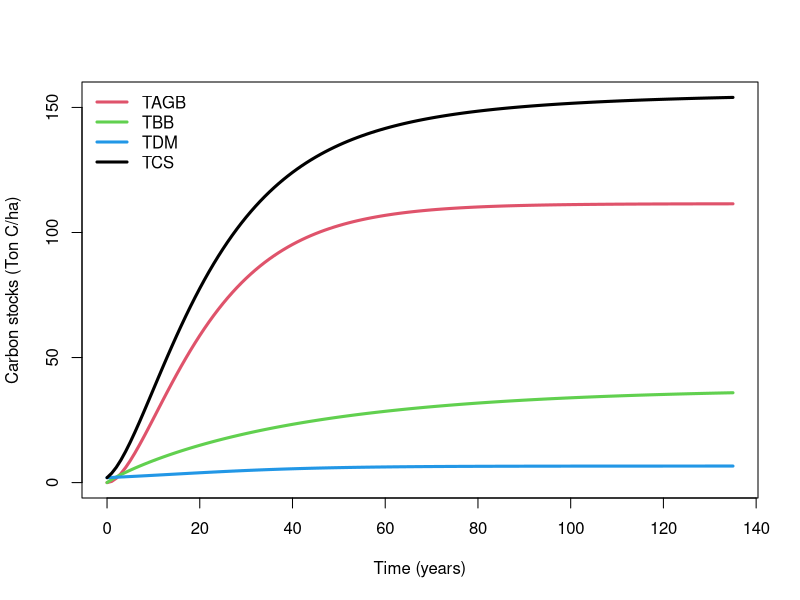
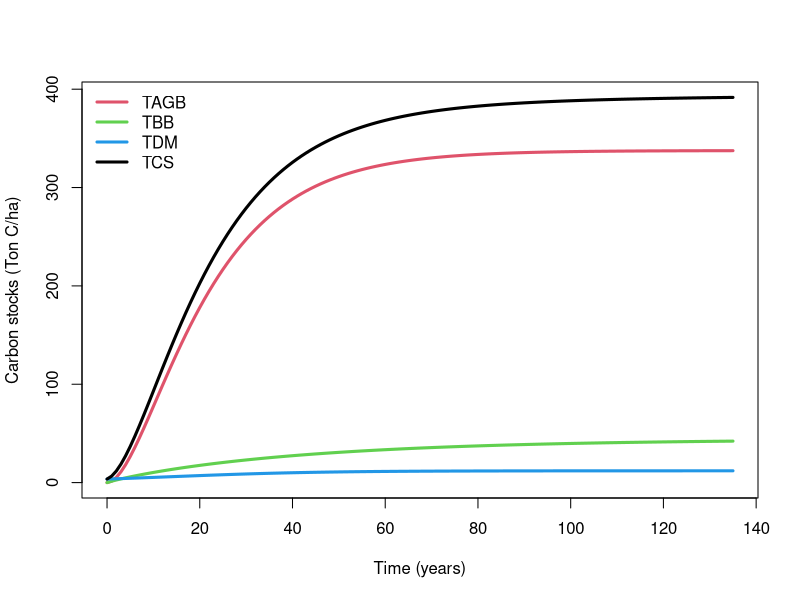
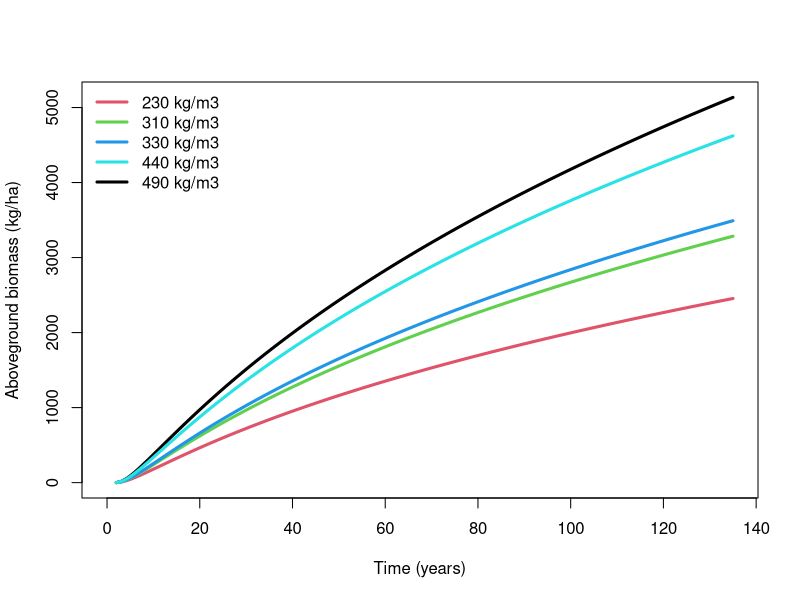

The R script that drew these images, in order:
# Forest model from Sierra et al. 2012 without the soil compartment

TCS_model <- function(t) {
  TAGB <- 111.51 * (1 - exp(-0.064 * t))^1.964
  TBB <- 37.665 * (1 - exp(-0.022 * t))^0.897
  TDM <- 6.615 / (1 + 2.363 * exp(-0.062 * t))
  TCS <- TAGB + TBB + TDM
  return(data.frame(
    t = t,
    TAGB = TAGB,
    TBB = TBB,
    TDM = TDM,
    TCS = TCS
  ))
}

# Create a time series (e.g., from 0 to 100 in steps of 1)
time_series <- seq(0, 135, by = 1)

# Simulate the model for the time series
TCS_values <- TCS_model(time_series)

# Plot the results
matplot(TCS_values$t,TCS_values[,2:5], type="l", lty=1,lwd=3, col=c(2:4,1),ylim=c(0,max(TCS_values)), 
        ylab="Carbon stocks (Ton C/ha)", xlab="Time (years)")
legend("topleft",c("TAGB", "TBB","TDM","TCS"),lty=1,col=c(2:4,1), lwd=3, bty="n")

#################################################################
# Let's try now with values for Eucalyptus plantations in Hawai'i
AGB=337.6 # use the lidar data obtained by Hayley
BGB=mean(c(22.4, 66)) # Reeves 2012 thesis and Selments et al. 2017
DM=12 # Reeves 2012 thesis

TCS_model2 <- function(t) {
  TAGB <- AGB * (1 - exp(-0.064 * t))^1.964
  TBB <- BGB * (1 - exp(-0.022 * t))^0.897
  TDM <- DM / (1 + 2.363 * exp(-0.062 * t))
  TCS <- TAGB + TBB + TDM
  return(data.frame(
    t = t,
    TAGB = TAGB,
    TBB = TBB,
    TDM = TDM,
    TCS = TCS
  ))
}

TCS_values2 <- TCS_model2(time_series)

# Plot the results
matplot(TCS_values2$t,TCS_values2[,2:5], type="l", lty=1,lwd=3, col=c(2:4,1),ylim=c(0,max(TCS_values2)), 
        ylab="Carbon stocks (Ton C/ha)", xlab="Time (years)")
legend("topleft",c("TAGB", "TBB","TDM","TCS"),lty=1,col=c(2:4,1), lwd=3, bty="n")

##################################################################
# Pakukui growth model 
kukui_model <- function(t, d) {
  DBH <- -9.021135 + 16.757157 * log(t) # from Lincoln 2023
  HEIGHT <- -3.635323 + 8.5568025 * log(t) # from Lincoln 2023
  AGB <- 0.0673 * (d*DBH^2*HEIGHT)^0.976  # from Chave et al. 2014
  return(data.frame(
    t = t,
    DBH = DBH, 
    HEIGHT = HEIGHT,
    AGB = AGB
  ))
}

wooddensities=c(230, 310, 330, 440, 490)/1000 # wood density from Krisnawati et al. 2011

kukui_values = lapply(wooddensities, function (density) kukui_model(time_series, density)) 

# Plot the results
matplot(time_series,kukui_values[[5]]$AGB, type="l", lty=1,lwd=3, 
        ylab="Aboveground biomass (kg/ha)", xlab="Time (years)")
lines(time_series,kukui_values[[1]]$AGB, type="l", lty=1, col = 2, lwd=3)
lines(time_series,kukui_values[[2]]$AGB, type="l", lty=1, col = 3, lwd=3)
lines(time_series,kukui_values[[3]]$AGB, type="l", lty=1, col = 4, lwd=3)
lines(time_series,kukui_values[[4]]$AGB, type="l", lty=1, col = 5, lwd=3)
legend("topleft",c("230 kg/m3", "310 kg/m3", "330 kg/m3", "440 kg/m3", "490 kg/m3"),lty=1,col=c(2:5,1), lwd=3, bty="n")

# NEED BELOWGROUND BIOMASS AND KUKUI CARBON CONTENT
